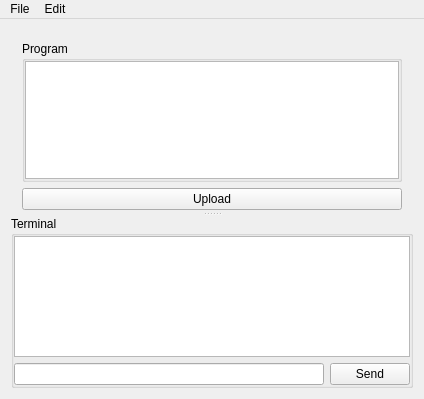
<?xml version="1.0" encoding="UTF-8"?>
<ui version="4.0">
 <class>MainWindow</class>
 <widget class="QMainWindow" name="MainWindow">
  <property name="geometry">
   <rect>
    <x>0</x>
    <y>0</y>
    <width>424</width>
    <height>399</height>
   </rect>
  </property>
  <property name="windowTitle">
   <string>MainWindow</string>
  </property>
  <widget class="QWidget" name="centralWidget">
   <layout class="QVBoxLayout" name="verticalLayout_3">
    <item>
     <widget class="QSplitter" name="splitter">
      <property name="orientation">
       <enum>Qt::Vertical</enum>
      </property>
      <widget class="QWidget" name="">
       <layout class="QVBoxLayout" name="verticalLayout_2">
        <property name="bottomMargin">
         <number>2</number>
        </property>
        <item>
         <widget class="QGroupBox" name="groupBox">
          <property name="title">
           <string>Program</string>
          </property>
          <layout class="QVBoxLayout" name="verticalLayout_4">
           <property name="leftMargin">
            <number>0</number>
           </property>
           <property name="topMargin">
            <number>0</number>
           </property>
           <property name="rightMargin">
            <number>0</number>
           </property>
           <property name="bottomMargin">
            <number>0</number>
           </property>
           <item>
            <widget class="QTextEdit" name="textEdit"/>
           </item>
          </layout>
         </widget>
        </item>
        <item>
         <widget class="QPushButton" name="pushButton">
          <property name="text">
           <string>Upload</string>
          </property>
         </widget>
        </item>
       </layout>
      </widget>
      <widget class="QGroupBox" name="groupBox_2">
       <property name="title">
        <string>Terminal</string>
       </property>
       <layout class="QVBoxLayout" name="verticalLayout_5">
        <property name="leftMargin">
         <number>0</number>
        </property>
        <property name="topMargin">
         <number>0</number>
        </property>
        <property name="rightMargin">
         <number>0</number>
        </property>
        <property name="bottomMargin">
         <number>0</number>
        </property>
        <item>
         <widget class="QWidget" name="widgetTerminal" native="true">
          <layout class="QVBoxLayout" name="verticalLayout">
           <property name="leftMargin">
            <number>0</number>
           </property>
           <property name="topMargin">
            <number>0</number>
           </property>
           <property name="rightMargin">
            <number>0</number>
           </property>
           <property name="bottomMargin">
            <number>0</number>
           </property>
           <item>
            <widget class="QTextEdit" name="editOutput"/>
           </item>
           <item>
            <layout class="QHBoxLayout" name="horizontalLayout">
             <item>
              <widget class="QLineEdit" name="editSendMessage"/>
             </item>
             <item>
              <widget class="QPushButton" name="btnSend">
               <property name="text">
                <string>Send</string>
               </property>
              </widget>
             </item>
            </layout>
           </item>
          </layout>
         </widget>
        </item>
       </layout>
      </widget>
     </widget>
    </item>
   </layout>
  </widget>
  <widget class="QMenuBar" name="menuBar">
   <property name="geometry">
    <rect>
     <x>0</x>
     <y>0</y>
     <width>424</width>
     <height>22</height>
    </rect>
   </property>
   <widget class="QMenu" name="menuFile">
    <property name="title">
     <string>File</string>
    </property>
    <addaction name="actionOpen"/>
   </widget>
   <widget class="QMenu" name="menuEdit">
    <property name="title">
     <string>Edit</string>
    </property>
    <addaction name="actionPreferences"/>
   </widget>
   <addaction name="menuFile"/>
   <addaction name="menuEdit"/>
  </widget>
  <action name="actionOpen">
   <property name="text">
    <string>Open..</string>
   </property>
  </action>
  <action name="actionPreferences">
   <property name="text">
    <string>Preferences</string>
   </property>
  </action>
 </widget>
 <layoutdefault spacing="6" margin="11"/>
 <resources/>
 <connections/>
</ui>
